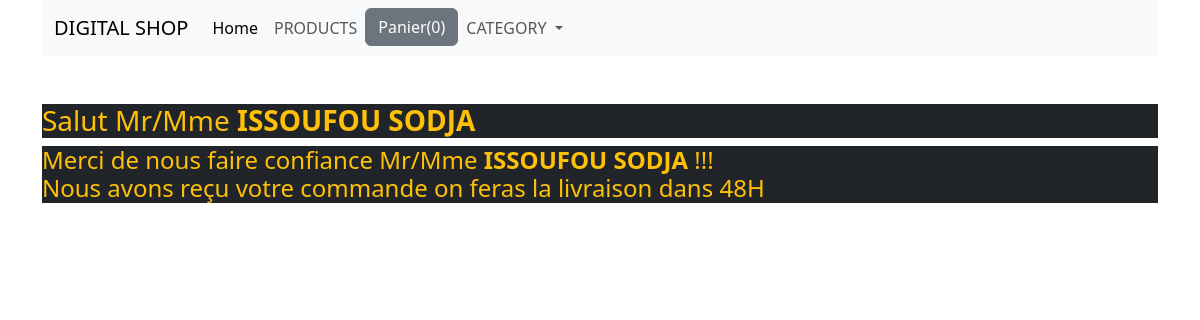
The app's page /confirm, older data.
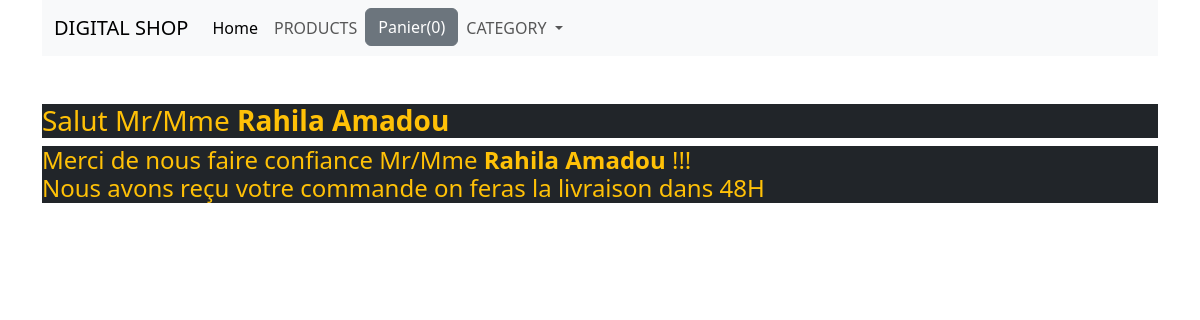
The same page, newer data.
### shop/models.py (models this page shows, shortened)
class Commande(models.Model):
    items = models.CharField(max_length=300)
    total = models.CharField(max_length=200)
    nom = models.CharField(max_length=150)
    email = models.EmailField()
    ville = models.CharField(max_length=200)
    pays = models.CharField(max_length=200)
    zipcode = models.CharField(max_length=200)
    address = models.CharField(max_length=300)
    date_commande = models.DateTimeField(auto_now=True)
    class Meta:
        ordering = ['-date_commande']

### shop/views.py (the view)
# urls.py: path('confirm', confirm, name='confirm'),
def confirm(request):
    info = Commande.objects.all()[:1]
    for item in info:
        nom = item.nom
    return render(request, 'products/confirm.html', {'name':nom})

### templates/products/confirm.html
{% extends "base.html" %}
{% block content %}
    <div class="container mt-5">
        <div class="row">
            <div class="col-md-12">
                <h3 class="bg-dark text-warning">Salut Mr/Mme <strong>{{ name }}</strong></h3>
                <h4 class="bg-dark text-warning">Merci de nous faire confiance Mr/Mme <strong>{{ name }}</strong> !!! <br>Nous avons reçu votre commande on feras la livraison dans 48H</h4>
            </div>
        </div>
    </div>
{% endblock content %}

### templates/base.html (shortened to what this page needs)
<!doctype html>
<html lang="en">
  <head>
    <link href="https://cdn.jsdelivr.net/npm/bootstrap@5.3.3/dist/css/bootstrap.min.css" rel="stylesheet">
  </head>
  <body>
        <div class="container">
            <div class="row">
                <div class="col-md-12">
                    <nav class="navbar navbar-expand-lg bg-body-tertiary">
                        <div class="container-fluid">
                          <a class="navbar-brand" href="{% url 'home' %}">DIGITAL SHOP</a>
                          <div class="collapse navbar-collapse" id="navbarNavDropdown">
                            <ul class="navbar-nav">
                              <li class="nav-item">
                                <a class="nav-link active" aria-current="page" href="{% url 'home' %}">Home</a>
                              </li>
                              <li class="nav-item">
                                <a class="nav-link" href="#">PRODUCTS</a>
                              </li>
                              <li class="nav-item">
                                <button id="panier" type="button" data-html="true" class="btn btn-secondary" data-bs-container="body" data-bs-toggle="popover" data-bs-placement="bottom" data-bs-content="Bottom popover">
                                  Panier(0)
                                </button>
                              </li>
                              <li class="nav-item dropdown">
                                <a class="nav-link dropdown-toggle" href="#" role="button" data-bs-toggle="dropdown" aria-expanded="false">
                                  CATEGORY
                                </a>
                              </li>
                            </ul>
                          </div>
                        </div>
                      </nav>
                </div>
            </div>
        </div>
        {% block content %}
        {% endblock %}
  </body>
</html>

Row changes from the older to the newer data that the page shows:
no longer on this page (row unchanged): Commande: nom "ISSOUFOU SODJA"
added Commande: nom "Rahila Amadou"
